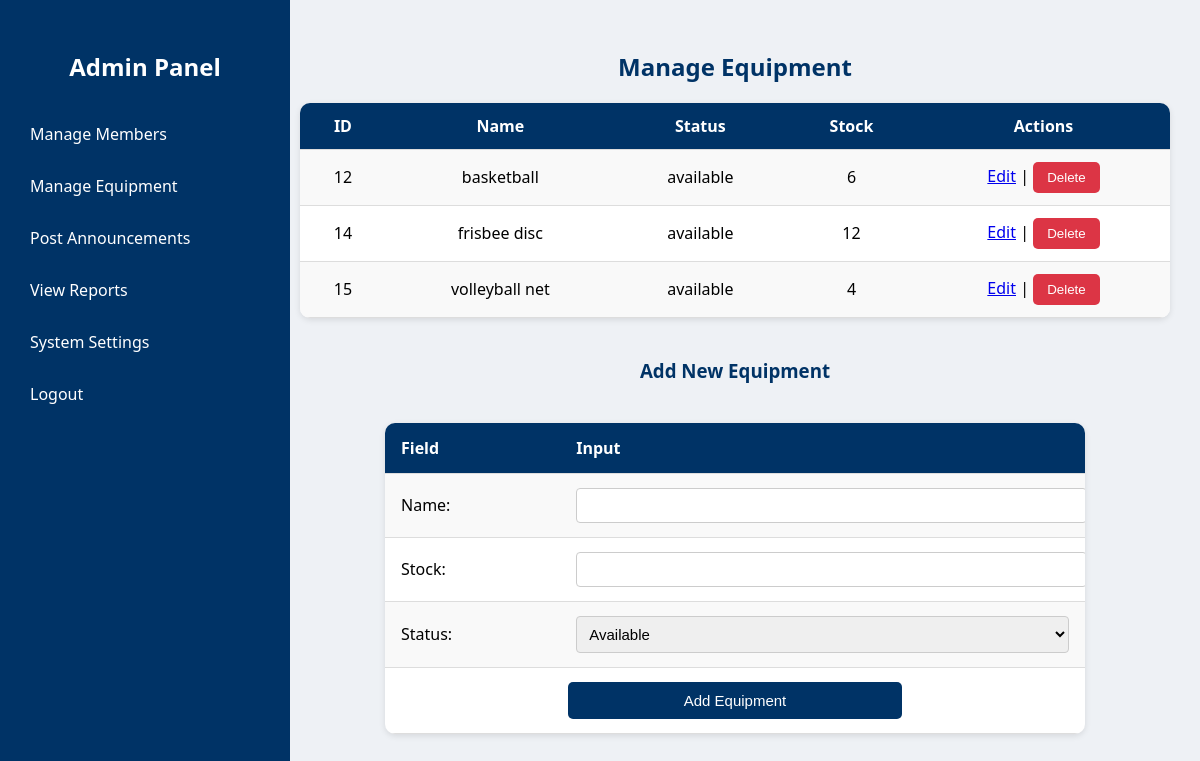
The app's page /manage_equipment.php (signed in), older data.
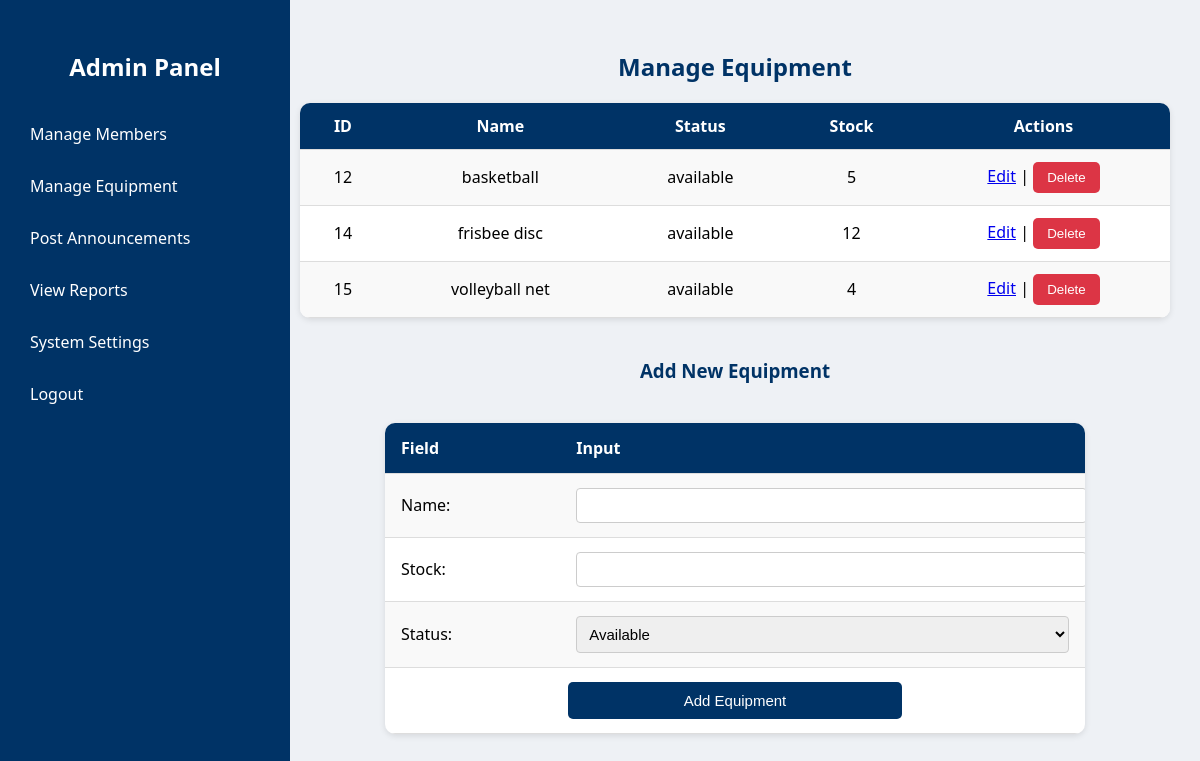
The same page, newer data.
### tables this page shows
CREATE TABLE `equipment` (
  `equipment_id` int(11) NOT NULL,
  `name` varchar(100) NOT NULL,
  `quantity` int(11) NOT NULL,
  `status` enum('available','borrowed','maintenance') DEFAULT 'available',
  `stock` int(11) NOT NULL DEFAULT 0
);

### manage_equipment.php (the view, shortened to what this page needs)
<?php
include 'db_connect.php';
$equipment_query = "SELECT equipment_id, name, status, stock FROM equipment";
$equipment_result = $conn->query($equipment_query);
?>
<!DOCTYPE html>
<html lang="en">
<head>
</head>
<body>
<div class="sidebar" id="sidebar">
    <h2><a href="admin_panel.php" style="color:white; text-decoration:none;">Admin Panel</a></h2>
    <a href="manage_members.php">Manage Members</a>
    <a href="manage_equipment.php">Manage Equipment</a>
    <a href="post_announcements.php">Post Announcements</a>
    <a href="view_reports.php">View Reports</a>
    <a href="settings.php">System Settings</a>
    <a href="logout.php">Logout</a>
</div>
<div class="container">
    <h2>Manage Equipment</h2>
    <table>
        <tr>
            <th>ID</th>
            <th>Name</th>
            <th>Status</th>
            <th>Stock</th>
            <th>Actions</th>
        </tr>
        <?php while ($row = $equipment_result->fetch_assoc()) { ?>
            <tr>
                <td><?php echo $row['equipment_id']; ?></td>
                <td><?php echo $row['name']; ?></td>
                <td><?php echo $row['status']; ?></td>
                <td><?php echo $row['stock']; ?></td>
                <td>
                    <a href="edit_equipment.php?id=<?php echo $row['equipment_id']; ?>">Edit</a> |
                    <a href="manage_equipment.php?delete_id=<?php echo $row['equipment_id']; ?>" onclick="return confirm('Are you sure?')">
                        <button class="delete-btn">Delete</button>
                    </a>
                </td>
            </tr>
        <?php } ?>
    </table>
    <h3 style="text-align:center; margin-top:40px; color:#003366;">Add New Equipment</h3>
    <div class="form-wrapper">
        <form method="POST" action="add_equipment.php">
            <table>
                <tr>
                    <th>Field</th>
                    <th>Input</th>
                </tr>
                <tr>
                    <td>Name:</td>
                    <td><input type="text" name="name" required></td>
                </tr>
                <tr>
                    <td>Stock:</td>
                    <td><input type="number" name="stock" required></td>
                </tr>
                <tr>
                    <td>Status:</td>
                    <td>
                        <select name="status">
                            <option value="Available">Available</option>
                        </select>
                    </td>
                </tr>
                <tr>
                    <td colspan="2" style="text-align:center;">
                        <button type="submit" class="submit-btn">Add Equipment</button>
                    </td>
                </tr>
            </table>
        </form>
    </div>
</div>
</body>
</html>

### manage_equipment.php (style rules this page uses)
body { margin: 0; font-family: 'Segoe UI', sans-serif; background: #eef1f5; display: flex; }
.sidebar { width: 250px; background: #003366; color: white; padding: 20px; height: 100vh; position: fixed; top: 0; left: 0; }
.sidebar a { display: block; color: white; text-decoration: none; padding: 10px; border-radius: 5px; margin-bottom: 10px; }
.container { margin-left: 270px; padding: 30px; width: 100%; }
h2 { text-align: center; color: #003366; margin-bottom: 20px; }
table { width: 100%; border-collapse: collapse; background: white; border-radius: 10px; overflow: hidden; box-shadow: 0 2px 6px rgba(0,0,0,0.1); }
th, td { padding: 12px 15px; border-bottom: 1px solid #ddd; text-align: center; }
th { background: #003366; color: white; font-weight: 600; }
tr:nth-child(even) { background: #f9f9f9; }
.delete-btn { background: #dc3545; color: white; border: none; padding: 8px 14px; border-radius: 5px; cursor: pointer; transition: background 0.3s; }
.form-wrapper { max-width: 700px; margin: 40px auto; }
.form-wrapper table { width: 100%; border-collapse: collapse; background: white; border-radius: 10px; overflow: hidden; box-shadow: 0 2px 6px rgba(0,0,0,0.1); }
.form-wrapper th, .form-wrapper td { padding: 14px 16px; border-bottom: 1px solid #ddd; text-align: left; }
.form-wrapper th { background: #003366; color: white; }
.form-wrapper input, .form-wrapper select { width: 100%; padding: 8px; font-size: 15px; border: 1px solid #ccc; border-radius: 4px; }
.submit-btn { background-color: #003366; color: white; padding: 10px 16px; border: none; border-radius: 5px; cursor: pointer; font-size: 15px; width: 50%; transition: background 0.3s; }

Row changes from the older to the newer data that the page shows:
changed equipment "basketball": stock "6" → "5"
